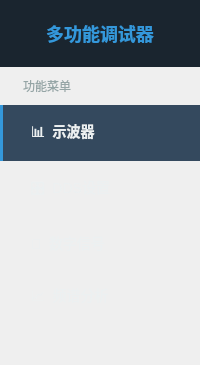
     <widget class="QWidget" name="sidebarWidget" native="true">
      <property name="minimumSize">
       <size>
        <width>200</width>
        <height>0</height>
       </size>
      </property>
      <property name="maximumSize">
       <size>
        <width>200</width>
        <height>16777215</height>
       </size>
      </property>
      <property name="styleSheet">
       <string notr="true">QWidget#sidebarWidget {
    background-color: #2c3e50;
}

QPushButton {
    background-color: transparent;
    color: #ecf0f1;
    text-align: left;
    padding: 15px 20px;
    border: none;
    border-left: 3px solid transparent;
    font-size: 14px;
}

QPushButton:hover {
    background-color: #34495e;
}

QPushButton:checked {
    background-color: #34495e;
    border-left: 3px solid #3498db;
    font-weight: bold;
}

QLabel {
    color: #95a5a6;
    padding: 10px 20px;
    font-size: 12px;
}</string>
      </property>
      <layout class="QVBoxLayout" name="verticalLayout_sidebar">
       <property name="spacing">
        <number>0</number>
       </property>
       <property name="leftMargin">
        <number>0</number>
       </property>
       <property name="topMargin">
        <number>0</number>
       </property>
       <property name="rightMargin">
        <number>0</number>
       </property>
       <property name="bottomMargin">
        <number>0</number>
       </property>
       <item>
        <widget class="QLabel" name="titleLabel">
         <property name="minimumSize">
          <size>
           <width>0</width>
           <height>60</height>
          </size>
         </property>
         <property name="styleSheet">
          <string notr="true">QLabel {
    background-color: #1a252f;
    color: #3498db;
    font-size: 18px;
    font-weight: bold;
    padding: 20px;
}</string>
         </property>
         <property name="text">
          <string>多功能调试器</string>
         </property>
         <property name="alignment">
          <set>Qt::AlignCenter</set>
         </property>
        </widget>
       </item>
       <item>
        <widget class="QLabel" name="menuLabel">
         <property name="text">
          <string>功能菜单</string>
         </property>
        </widget>
       </item>
       <item>
        <widget class="QPushButton" name="navButton_oscilloscope">
         <property name="text">
          <string>  📊  示波器</string>
         </property>
         <property name="checkable">
          <bool>true</bool>
         </property>
         <property name="checked">
          <bool>true</bool>
         </property>
        </widget>
       </item>
       <item>
        <widget class="QPushButton" name="navButton_dds">
         <property name="text">
          <string>  🎛️  DDS设置</string>
         </property>
         <property name="checkable">
          <bool>true</bool>
         </property>
        </widget>
       </item>
       <item>
        <widget class="QPushButton" name="navButton_digital">
         <property name="text">
          <string>  📡  数字信号</string>
         </property>
         <property name="checkable">
          <bool>true</bool>
         </property>
        </widget>
       </item>
       <item>
        <widget class="QPushButton" name="navButton_spectrum">
         <property name="text">
          <string>  📈  频谱分析</string>
         </property>
         <property name="checkable">
          <bool>true</bool>
         </property>
        </widget>
       </item>
       <item>
        <spacer name="verticalSpacer">
         <property name="orientation">
          <enum>Qt::Vertical</enum>
         </property>
         <property name="sizeHint" stdset="0">
          <size>
           <width>20</width>
           <height>40</height>
          </size>
         </property>
        </spacer>
       </item>
      </layout>
     </widget>
